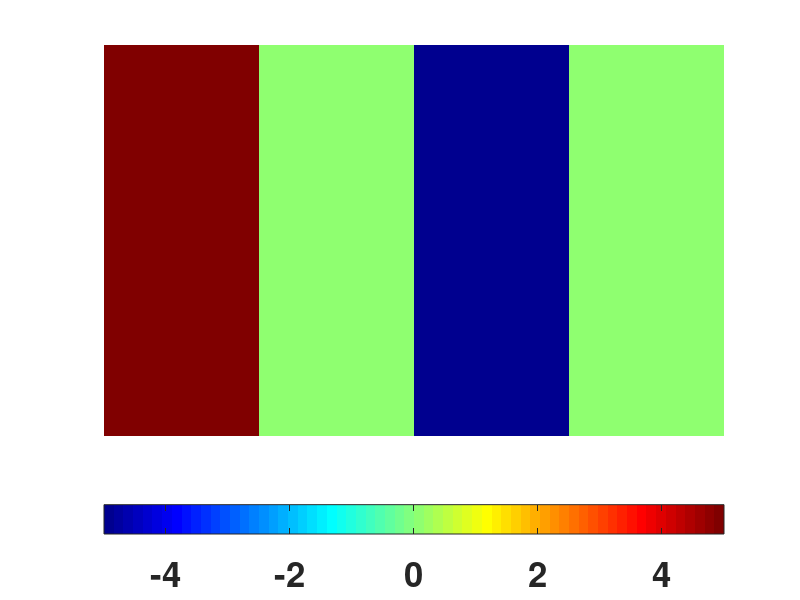

Source code (MATLAB): (Note: this script raises an error after producing the figure.)
figure('position',[100,100,500,500]);

imagesc([5,0,-5,0])
axis off
colormap jet
colorbar('Fontsize',25,'Fontweight','Bold','Ticks',[-5,-2.5, 0, 2.5, 5],'Location','southoutside')
set(gcf,'color','w')
